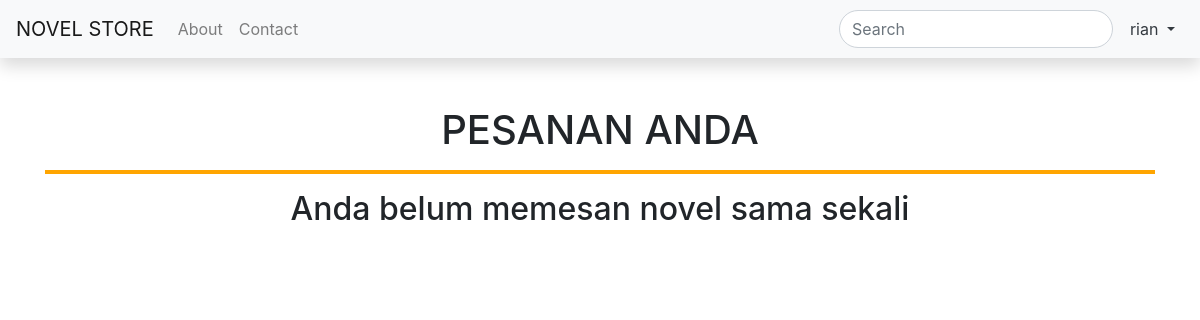
Before: /novel/pesanan/ (signed in) with the older database file.
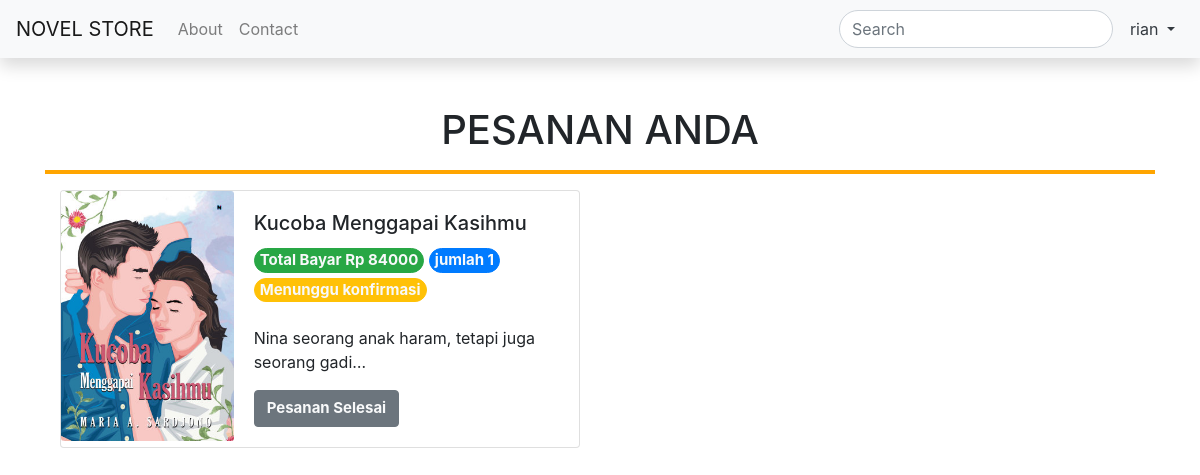
After: the same page with the newer database file.
### novel/models.py (models this page shows, shortened)
class Pesanan(models.Model):
	user = models.ForeignKey(User, on_delete=models.CASCADE)
	id_novel = models.ForeignKey(Novel, on_delete=models.CASCADE)
	bukti_tf = models.ImageField(upload_to='documents/', blank=True)
	konfirmasi = models.BooleanField(default=False)
	aktif = models.BooleanField(default=True)
	total_bayar = models.PositiveIntegerField(blank=True)
	jumlah_pesan = models.PositiveIntegerField(blank=False)
	tgl_pesan = models.DateTimeField(auto_now_add=True)
	alamat_pembeli = models.TextField(blank=False, default="jl. mawar")

class Novel(models.Model):
	judul = models.CharField(max_length=255, blank=True)
	thumbnail = models.ImageField(upload_to='documents/', default="/default-img.png")
	upload = models.DateTimeField(auto_now_add=True)
	pengarang = models.CharField(max_length=255, blank=True)
	penerbit = models.CharField(max_length=255, blank=True)
	harga = models.BigIntegerField()
	stok = models.PositiveIntegerField()
	deskripsi = models.TextField(default="Beautiful masterpiece")
	slug = models.SlugField(blank=True, editable=False)

### novel/views.py (the view)
# urls.py: path('pesanan/', views.pesanan, name="pesanan"),
@login_required(login_url="/userAuth/login/")
def pesanan(request):
	pesanan_user = models.Pesanan.objects.filter(user=request.user, aktif=True).order_by('-tgl_pesan')
	return render(request, "pesanan.html", {'semua_pesanan':pesanan_user})

### templates/pesanan.html (shortened to what this page needs)
<!DOCTYPE html>
<html>
<head>
	<link rel="stylesheet" href="">
	<link rel="stylesheet" href="https://stackpath.bootstrapcdn.com/bootstrap/4.5.2/css/bootstrap.min.css">
</head>
<body>
	{% include "navbar.html" %}
	<div class="container">
		<br><br>
		<h1 align="center">PESANAN ANDA</h1><hr style="border: solid 2px orange">
		{% if not semua_pesanan %}
			<h2 align="center">Anda belum memesan novel sama sekali</h2>
		{% endif %}
		<div class="container">
			<div class="row row-cols-1 row-cols-md-2">
				{% for novel in semua_pesanan %}
				<div class="col mb-2">
					<div class="card mb-4" style="max-width: 520px;">
						<div class="row no-gutters">
							<div class="col-md-4">
								<img src="{{novel.id_novel.thumbnail.url}}" style="object-fit: cover; height: 250px" class="card-img" alt="...">
							</div>
							<div class="col-md-8">
								<div class="card-body">
									<h5 class="card-title">{{novel.id_novel.judul}}</h5>
									<button class="card-text text-light btn btn-success rounded-pill" style="font-size: 15px;  padding: 0 5px"><b>Total Bayar Rp {{novel.total_bayar}}</b></button>
									<button class="card-text text-light btn btn-primary rounded-pill" style="font-size: 15px;  padding: 0 5px"><b>jumlah {{novel.jumlah_pesan}}</b></button>
									{% if novel.bukti_tf and novel.konfirmasi == 1 %}
										<button class="card-text text-light btn btn-warning rounded-pill" style="font-size: 15px;  padding: 0 5px; margin-top: 5px"><b>Dalam Pengiriman</b></button>
									{% elif novel.bukti_tf %}
										<button class="card-text text-light btn btn-warning rounded-pill" style="font-size: 15px;  padding: 0 5px; margin-top: 5px"><b>Menunggu konfirmasi</b></button>
									{% endif %}<br><br>
									<p class="card-text">{{novel.id_novel.deskripsi|striptags|truncatechars:50}}</p>
									<a href="{% url 'novel:pesanan_selesai' novel.id %}">
										<button class="card-text text-light btn btn-secondary" style="font-size: 15px;"><b>Pesanan Selesai</b></button>
									</a>
								</div>
							</div>
						</div>
						</div>
					</div>
					{% endfor %}
				</div>
			</div>
		</div>
</body>
</html>

Changed rows visible on the page:
added Pesanan: id_novel.thumbnail (picture), id_novel.judul "Kucoba Menggapai Kasihmu", total_bayar "84000", jumlah_pesan "1", konfirmasi "Menunggu konfirmasi", id_novel.deskripsi "Nina seorang anak haram, tetapi juga seorang gadi…"
Other visible differences:
text no longer shown: "Anda belum memesan novel sama sekali"
